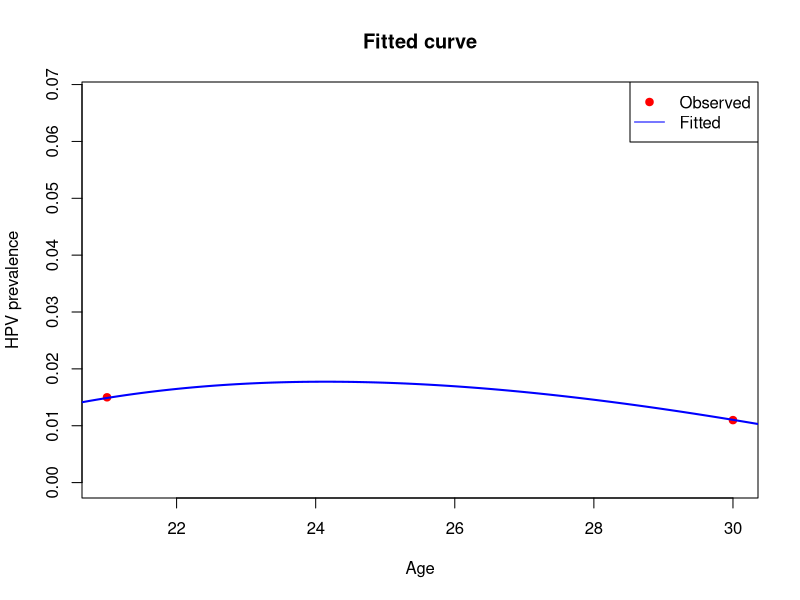

Recreate this plot in R.
x <- c(21, 30)              
n_total <- c(200, 182)      
y_infected <- round(c(3, 2))


x0 <- 17                           
n_power <- 1                        
f_model <- function(x, A, B, C) {
  d <- x - x0
  B + (A * d^n_power - B) * exp(-C * d)
}

neg_log_likelihood <- function(par) {
  A <- par[1]
  B <- par[2]
  C <- par[3]
  
  p <- f_model(x, A, B, C)
  p <- pmax(pmin(p, 1 - 1e-6), 1e-6)  
  
  -sum(y_infected * log(p) + (n_total - y_infected) * log(1 - p))
}

result <- optim(
  par = c(0.01, 0.1, 0.1),       
  fn = neg_log_likelihood,      
  method = "BFGS"
)
curve_x <- seq(14, 35, length.out = 200)
fitted_p <- f_model(curve_x, result$par[1], result$par[2], result$par[3])

plot(x, y_infected / n_total, col = "red", pch = 19,
     ylim = c(0, max(y_infected / n_total, fitted_p) + 0.05),
     xlab = "Age", ylab = "HPV prevalence",
     main = "Fitted curve")
lines(curve_x, fitted_p, col = "blue", lwd = 2)
legend("topright", legend = c("Observed", "Fitted"),
       col = c("red", "blue"), pch = c(19, NA), lty = c(NA, 1))
